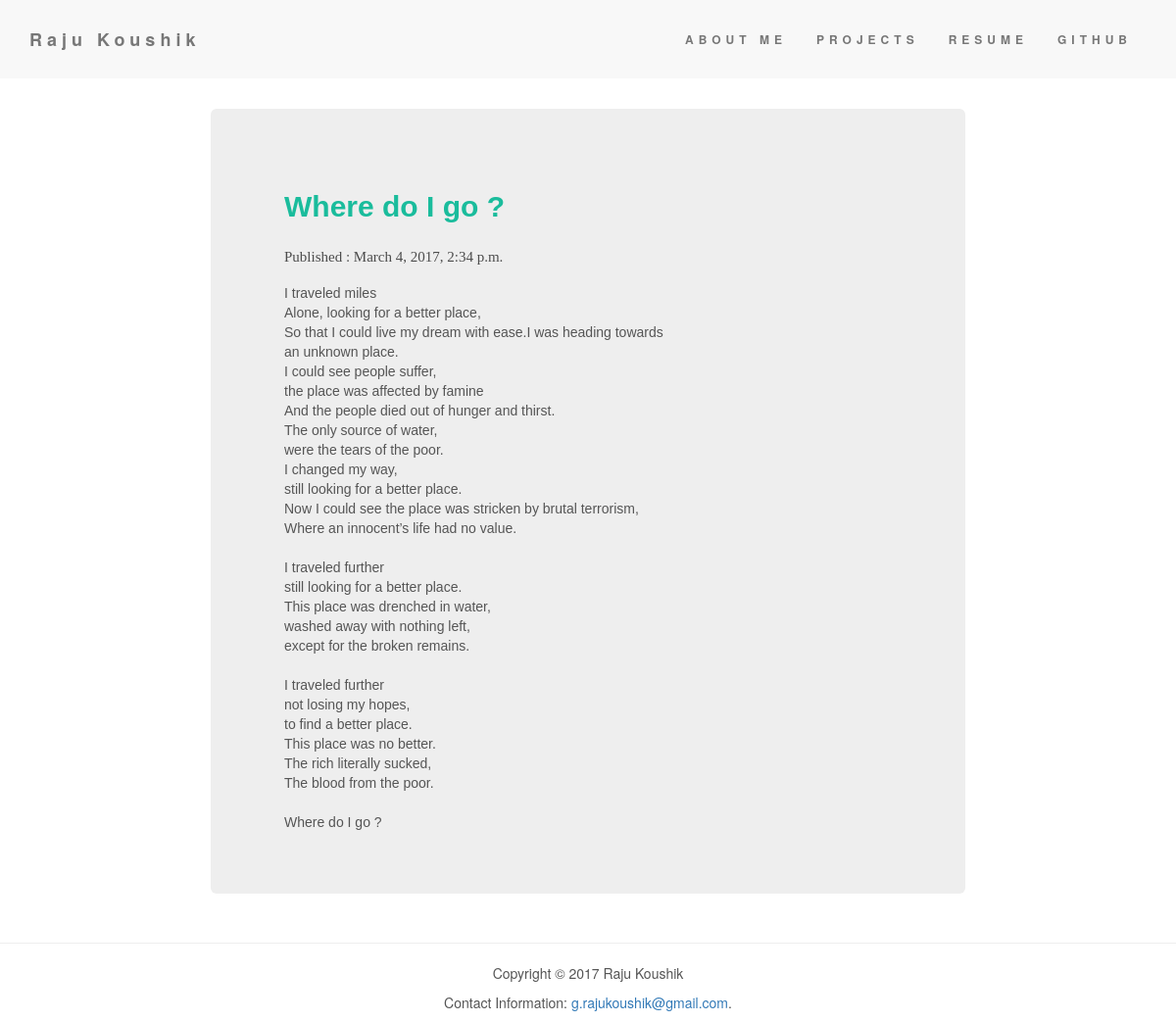
Screenshot of /15/ with the database file from the repository.
### blog/models.py (models this page shows, shortened)
class Post(models.Model):
    author = models.ForeignKey('auth.User')
    title = models.CharField(max_length=200)
    text = models.TextField()
    created_date = models.DateTimeField(default=timezone.now)
    published_date = models.DateTimeField(blank=True, null=True)

### blog/views.py (the view)
# urls.py: url(r'^(?P<post_id>[0-9]+)/$', views.indi_post, name='indi_post'),
def indi_post(request, post_id):
    try:
        post = Post.objects.get(pk=post_id)
    except Post.DoesNotExist:
        raise Http404("Post does not exist")
    return render(request, 'blog/indi_post.html', {'post': post})

### blog/templates/blog/indi_post.html (shortened to what this page needs)
{% load staticfiles %}
<html>
<head>
    <link rel="stylesheet" href="https://maxcdn.bootstrapcdn.com/bootstrap/3.3.7/css/bootstrap.min.css">
    <link rel="stylesheet" href="https://maxcdn.bootstrapcdn.com/bootstrap/3.3.7/css/bootstrap.min.css">
</head>
<body id="body">
<nav class="navbar navbar-default">
    <div class="container">
        <div class="navbar-header">
            <a class="navbar-brand" href="/">Raju Koushik</a>
        </div>
        <div class="collapse navbar-collapse" id="myNavbar">
            <ul class="nav navbar-nav navbar-right">
                <li><a href="/#about">ABOUT ME</a></li>
                <li><a href="/projects/">PROJECTS</a></li>
                <li><a href="http://docdro.id/eXG8n3q">RESUME</a></li>
                <li><a href="https://github.com/RajuKoushik">GITHUB</a></li>
            </ul>
        </div>
    </div>
</nav>
<div>
    <p id="name"><strong>Raju Koushik</strong></p>
</div>
<div class="container" style="max-width: 800px; margin : 0 auto;">
    <div class="jumbotron">
        <div id="post">
            <h2 id="btitle" style="color: #1abc9c"><strong>{{ post.title }}</strong></h2>
            <p id="date" style="color:#4C4C4C ">Published : {{ post.published_date }}</p>
        </div>
        <p id="text">{{ post.text|linebreaksbr }}</p>
    </div>
</div>
<hr color="green" width="100%">
</body>
<footer class="container" style="color:#555555 " >
  <center><p>Copyright © 2017 Raju Koushik</p>
  <p>Contact Information: <a href="mailto:g.rajukoushik@gmail.com">g.rajukoushik@gmail.com</a>.</p></center>
</footer>
</html>

### blog/templates/blog/indi_post.html (style rules this page uses)
#name { font-family: Andalus; font-size: 15px; color: white; }
#date { font-size: 15px; padding-left: 15px; font-family: David; }
#text { color: #555555; font-family: 'Ubuntu', 'Lucida Grande', 'Lucida Sans Unicode', 'Geneva', 'Verdana', sans-serif; font-size: 14px; padding-left: 15px; }
#btitle { font-family: Verdana, Geneva, sans-serif; padding: 15px; }
.navbar { padding-top: 15px; padding-bottom: 15px; border: 0; font-weight: bold; border-radius: 0; margin-bottom: 0; font-size: 12px; letter-spacing: 5px; }

### rows the page displays
Post: title "Where do I go ?", published_date "March 4, 2017, 2:34 p.m.", text "I traveled miles Alone, looking for a better place, So that I could live my dream with ease.I was heading towards an unknown place. I could see people suffer, the place was affected by famine And the people died out of hunger and thirst. The only source of water, were the tears of the poor. I changed my way, still looking for a better place. Now I could see the place was stricken by brutal terrorism, Where an innocent’s life had no value. I traveled further still looking for a better place. This place was drenched in water, washed away with nothing left, except for the broken remains. I traveled further not losing my hopes, to find a better place. This place was no better. The rich…"
